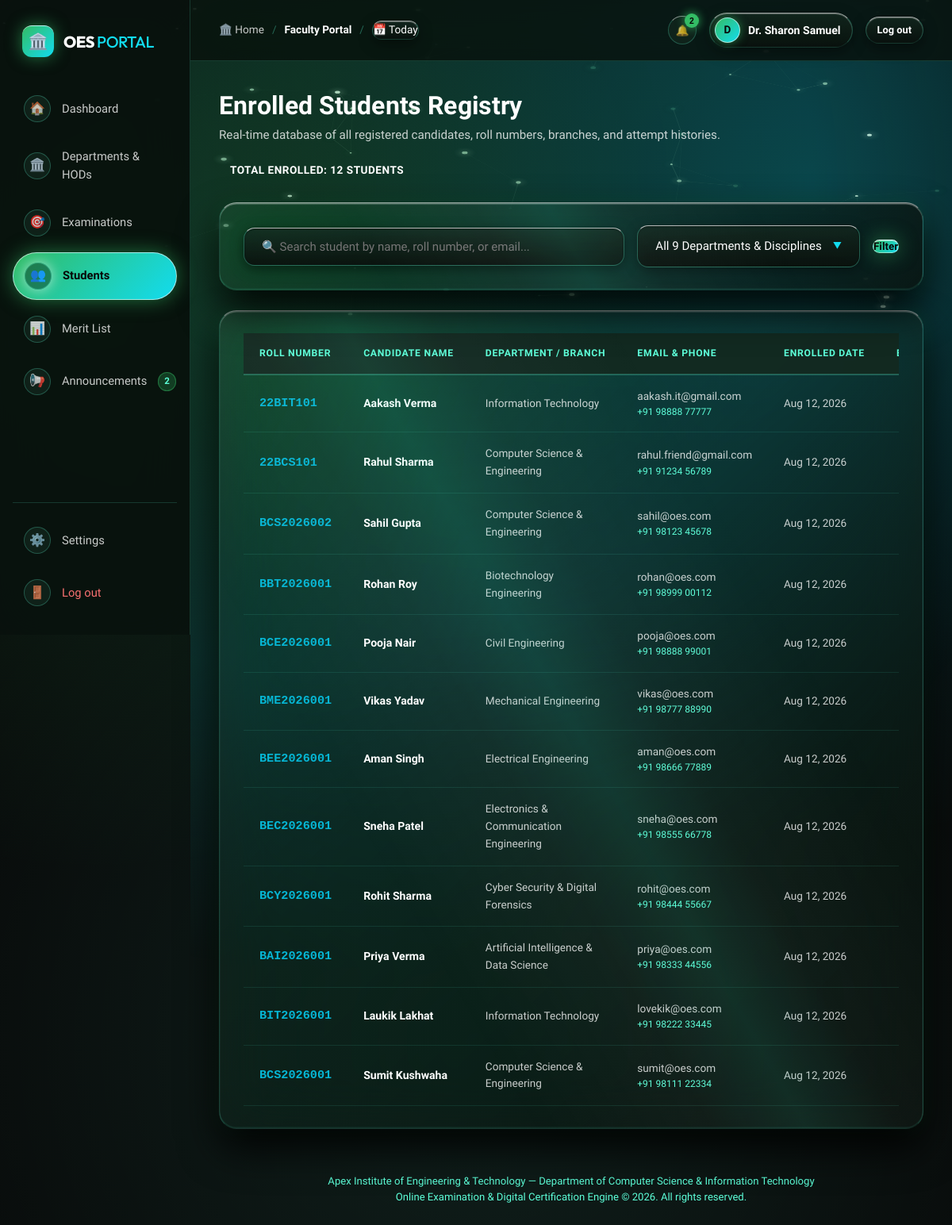
/admin/students (signed in), run on the app's committed database.
### models.py (models this page shows, shortened)
class User(db.Model):
    __tablename__ = "users"
    id = db.Column(db.Integer, primary_key=True)
    name = db.Column(db.String(120), nullable=False)
    roll_no = db.Column(db.String(50), unique=True, nullable=True, index=True)
    department = db.Column(db.String(100), default="Computer Science & Engineering")
    email = db.Column(db.String(120), unique=True, nullable=False, index=True)
    phone = db.Column(db.String(20), nullable=True)
    password_hash = db.Column(db.String(256), nullable=False)
    role = db.Column(db.String(20), default="student")  # 'student' or 'admin'
    is_active = db.Column(db.Boolean, default=True)
    custom_note = db.Column(db.Text, default="Going to the evaluation hall and planning official exams for the semester ahead 🏀")
    note_status = db.Column(db.String(50), default="I'm going")
    note_updated_at = db.Column(db.DateTime, default=datetime.utcnow)
    created_at = db.Column(db.DateTime, default=datetime.utcnow)
    attempts = db.relationship("Attempt", backref="student", lazy="dynamic", cascade="all, delete-orphan")
    @property
    def is_authenticated(self):
        return True
    @property
    def is_admin(self):
        return self.role in ["admin", "superadmin"]
    @property
    def is_superadmin(self):
        return self.role == "superadmin"
    def get_stats(self):
        completed_attempts = self.attempts.filter_by(status="completed").all()
        total_attempts = len(completed_attempts)
        if total_attempts == 0:
            return {
                "total_attempts": 0,
                "passed_attempts": 0,
                "failed_attempts": 0,
                "average_score": 0.0,
                "certificates_earned": 0
            }
        passed = sum(1 for a in completed_attempts if a.is_passed)
        avg_score = sum(a.percentage for a in completed_attempts) / total_attempts
        certs = sum(1 for a in completed_attempts if a.is_passed and a.certificate_id)
        return {
            "total_attempts": total_attempts,
            "passed_attempts": passed,
            "failed_attempts": total_attempts - passed,
            "average_score": round(avg_score, 1),
            "certificates_earned": certs
        }

### routes/admin.py (the view)
@admin_bp.route("/students")
def students():
    search_query = request.args.get("q", "").strip()
    department_filter = request.args.get("dept", "").strip()
    is_super = current_user.is_superadmin
    admin_dept = current_user.department
    query = User.query.filter_by(role="student")
    if not is_super and admin_dept and admin_dept != "All Departments":
        query = query.filter(User.department == admin_dept)
        department_filter = admin_dept
    elif department_filter:
        query = query.filter(User.department == department_filter)
    if search_query:
        query = query.filter(
            (User.name.ilike(f"%{search_query}%")) |
            (User.roll_no.ilike(f"%{search_query}%")) |
            (User.email.ilike(f"%{search_query}%"))
        )
    enrolled_students = query.order_by(User.created_at.desc()).all()
    all_dept_set = {
        "Computer Science & Engineering",
        "Information Technology",
        "Artificial Intelligence & Data Science",
        "Cyber Security & Digital Forensics",
        "Electronics & Communication Engineering",
        "Electrical Engineering",
        "Mechanical Engineering",
        "Civil Engineering",
        "Biotechnology Engineering"
    }
    user_depts = [
        d[0] for d in db.session.query(User.department).filter(User.role == "student", User.department.isnot(None)).distinct() if d[0]
    ]
    all_dept_set.update(user_depts)
    departments = sorted(list(all_dept_set))
    return render_template(
        "admin/students.html",
        students=enrolled_students,
        search_query=search_query,
        department_filter=department_filter,
        departments=departments,
        is_superadmin=is_super,
        admin_department=admin_dept
    )

### models.py (called while the page is built)
    @property
    def time_ago(self):
        now = datetime.utcnow()
        diff = now - self.created_at
        seconds = int(diff.total_seconds())
        if seconds < 60:
            return "Just now"
        elif seconds < 3600:
            return f"{seconds // 60}m ago"
        elif seconds < 86400:
            return f"{seconds // 3600}h ago"
        elif seconds < 604800:
            return f"{seconds // 86400}d ago"
        else:
            return self.created_at.strftime("%b %d, %Y")

### routes/admin.py (called while the page is built)
@admin_bp.before_request
@login_required
def require_admin():
    if not current_user.is_admin:
        flash("Access denied: Faculty or Administrator privileges required.", "danger")
        return redirect(url_for("student.dashboard"))

### templates/admin/students.html (shortened to what this page needs)
{% extends "base.html" %}
{% block content %}
<div class="container">
  <div style="display: flex; align-items: center; justify-content: space-between; margin-bottom: 24px; flex-wrap: wrap; gap: 16px;">
    <div>
      <h1 style="font-size: 2rem;" data-flip-text="Enrolled Students Registry">Enrolled Students Registry</h1>
      <p style="color: var(--text-muted); font-size: 0.95rem;">
        Real-time database of all registered candidates, roll numbers, branches, and attempt histories.
      </p>
    </div>
    <div>
      <span class="badge badge-medium" style="font-size: 0.85rem; padding: 6px 14px;">
        Total Enrolled: {{ students|length }} Students
      </span>
    </div>
  </div>
  <div class="glass-card" style="margin-bottom: 24px; padding: 18px 24px; overflow: visible !important; position: relative; z-index: 200;">
    <form id="filter-form" method="GET" action="{{ url_for('admin.students') }}" style="display: flex; gap: 16px; flex-wrap: wrap; align-items: center;">
      <div style="flex: 1; min-width: 260px;">
        <input
          type="text"
          id="student-search-input"
          name="q"
          class="form-control"
          placeholder="🔍 Search student by name, roll number, or email..."
          value="{{ search_query }}"
        >
      </div>
      <div class="custom-select-wrapper" style="min-width: 280px; position: relative;">
        <div class="custom-select-trigger" id="custom-dept-trigger" tabindex="0">
          <span id="selected-dept-text">{{ department_filter or 'All 9 Departments & Disciplines' }}</span>
          <span class="custom-select-arrow">▼</span>
        </div>
      </div>
      <button type="submit" class="btn btn-primary">Filter</button>
    </form>
  </div>
  <div class="glass-card" style="padding: 0; overflow: hidden;">
    <div class="table-responsive">
      <table class="data-table">
        <thead>
          <tr>
            <th>Roll Number</th>
            <th>Candidate Name</th>
            <th>Department / Branch</th>
            <th>Email & Phone</th>
            <th>Enrolled Date</th>
            <th>Exams Taken</th>
          </tr>
        </thead>
        <tbody>
          {% for s in students %}
            {% set stats = s.get_stats() %}
            <tr class="student-table-row">
              <td>
                <code style="color: #06b6d4; font-weight: 700; font-size: 0.95rem;">{{ s.roll_no or 'N/A' }}</code>
              </td>
              <td>
                <div style="font-weight: 700; color: #ffffff;">{{ s.name }}</div>
              </td>
              <td>
                <span style="font-size: 0.85rem; color: var(--text-muted);">{{ s.department }}</span>
              </td>
              <td>
                <div style="font-size: 0.85rem;">{{ s.email }}</div>
                <div style="font-size: 0.75rem; color: var(--text-dim);">{{ s.phone or 'No phone' }}</div>
              </td>
              <td>
                <span style="font-size: 0.85rem;">{{ s.created_at.strftime('%b %d, %Y') }}</span>
              </td>
              <td>
                <span class="badge badge-medium">{{ stats.total_attempts }}</span>
              </td>
            </tr>
          {% else %}
            <tr>
              <td colspan="9" style="text-align: center; padding: 36px; color: var(--text-dim);">
                No student records found matching your criteria.
              </td>
            </tr>
          {% endfor %}
        </tbody>
      </table>
    </div>
  </div>
</div>
{% endblock %}

### templates/base.html (shortened to what this page needs)
<!DOCTYPE html>
<html lang="en">
<head>
  <link rel="stylesheet" href="{{ url_for('static', filename='css/styles.css') }}">
</head>
<body>
  <canvas id="webgl-canvas"></canvas>
  <div class="app-shell">
    {% if current_user.is_authenticated %}
      <aside class="app-sidebar">
        <div>
          <a href="{{ url_for('main.index') }}" class="sidebar-brand">
            <div class="brand-icon-logo">🏛️</div>
            <div class="brand-title">OES <span>PORTAL</span></div>
          </a>
          <ul class="sidebar-nav">
            {% if current_user.is_admin %}
              <li>
                <a href="{{ url_for('admin.dashboard') }}" class="sidebar-link {% if request.endpoint == 'admin.dashboard' %}active{% endif %}">
                  <div class="nav-icon-pill">🏠</div>
                  <span>Dashboard</span>
                </a>
              </li>
              {% if current_user.is_superadmin %}
                <li>
                  <a href="{{ url_for('admin.departments') }}" class="sidebar-link {% if request.endpoint in ['admin.departments', 'admin.department_detail'] %}active{% endif %}">
                    <div class="nav-icon-pill">🏛️</div>
                    <span>Departments &amp; HODs</span>
                  </a>
                </li>
              {% endif %}
              <li>
                <a href="{{ url_for('admin.exams') }}" class="sidebar-link {% if request.endpoint == 'admin.exams' %}active{% endif %}">
                  <div class="nav-icon-pill">🎯</div>
                  <span>Examinations</span>
                </a>
              </li>
              <li>
                <a href="{{ url_for('admin.students') }}" class="sidebar-link {% if request.endpoint == 'admin.students' %}active{% endif %}">
                  <div class="nav-icon-pill">👥</div>
                  <span>Students</span>
                </a>
              </li>
              <li>
                <a href="{{ url_for('admin.results') }}" class="sidebar-link {% if request.endpoint == 'admin.results' %}active{% endif %}">
                  <div class="nav-icon-pill">📊</div>
                  <span>Merit List</span>
                </a>
              </li>
              <li>
                <a href="{{ url_for('admin.announcements') }}" class="sidebar-link {% if request.endpoint == 'admin.announcements' %}active{% endif %}">
                  <div class="nav-icon-pill">📢</div>
                  <span style="flex: 1;">Announcements</span>
                  {% if unread_notifications_count %}
                    <span class="sidebar-badge-count">{{ unread_notifications_count }}</span>
                  {% endif %}
                </a>
              </li>
            {% endif %}
          </ul>
        </div>
        <div class="sidebar-footer">
          <a href="{{ url_for('auth.profile') }}" class="sidebar-link">
            <div class="nav-icon-pill">⚙️</div>
            <span>Settings</span>
          </a>
          <a href="{{ url_for('auth.logout') }}" class="sidebar-link" style="color: #f87171;">
            <div class="nav-icon-pill" style="color: #f87171;">🚪</div>
            <span>Log out</span>
          </a>
        </div>
      </aside>
    {% endif %}
    <div class="app-main">
      <header class="app-topbar">
        <div class="breadcrumb-box">
          <a href="{{ url_for('main.index') }}">🏛️ Home</a>
          <span class="separator">/</span>
          {% if current_user.is_authenticated %}
            <span class="current">{% if current_user.is_admin %}Faculty Portal{% else %}Dashboard{% endif %}</span>
          {% else %}
            <span class="current">Examination Portal</span>
          {% endif %}
          <span class="separator">/</span>
          <div class="date-pill">
            <span>📅 Today</span>
          </div>
        </div>
        <div class="topbar-right">
          {% if current_user.is_authenticated %}
            <div class="notification-wrapper" style="position: relative;">
              <button type="button" class="btn-icon-round notification-bell-btn" onclick="toggleNotificationDropdown()" title="Notifications & Announcements">
                <span>🔔</span>
                {% if unread_notifications_count %}
                  <span class="bell-unread-dot">{{ unread_notifications_count }}</span>
                {% endif %}
              </button>
            </div>
            <div class="user-avatar-group">
              <div class="avatar-circle">{{ current_user.name[:1] }}</div>
              <span class="user-avatar-name">{{ current_user.name }}</span>
            </div>
            <a href="{{ url_for('auth.logout') }}" class="btn btn-secondary btn-sm">Log out</a>
          {% else %}
            <a href="{{ url_for('auth.login') }}" class="btn btn-secondary btn-sm">Sign In</a>
            <a href="{{ url_for('auth.register') }}" class="btn btn-primary btn-sm">Create Account</a>
          {% endif %}
        </div>
      </header>
      <main class="viewport-content">
        {% block content %}{% endblock %}
      </main>
      <footer style="border-top: 1px solid var(--border-glass); padding: 24px 36px; font-size: 0.82rem; color: var(--text-dim); text-align: center;">
        <p>{{ INSTITUTE_NAME }} — {{ INSTITUTE_SUBTITLE }}</p>
        <p>Online Examination & Digital Certification Engine &copy; 2026. All rights reserved.</p>
      </footer>
    </div>
  </div>
</body>
</html>

### data on the page
User: name "D", name "Dr. Sharon Samuel"
User: roll_no "22BIT101", name "Aakash Verma", department "Information Technology", email "aakash.it@gmail.com", phone "+91 98888 77777", created_at "Aug 12, 2026"
User: roll_no "22BCS101", name "Rahul Sharma", department "Computer Science & Engineering", email "rahul.friend@gmail.com", phone "+91 91234 56789", created_at "Aug 12, 2026"
User: roll_no "BCS2026002", name "Sahil Gupta", department "Computer Science & Engineering", email "sahil@oes.com", phone "+91 98123 45678", created_at "Aug 12, 2026"
User: roll_no "BBT2026001", name "Rohan Roy", department "Biotechnology Engineering", email "rohan@oes.com", phone "+91 98999 00112", created_at "Aug 12, 2026"
User: roll_no "BCE2026001", name "Pooja Nair", department "Civil Engineering", email "pooja@oes.com", phone "+91 98888 99001", created_at "Aug 12, 2026"
User: roll_no "BME2026001", name "Vikas Yadav", department "Mechanical Engineering", email "vikas@oes.com", phone "+91 98777 88990", created_at "Aug 12, 2026"
User: roll_no "BEE2026001", name "Aman Singh", department "Electrical Engineering", email "aman@oes.com", phone "+91 98666 77889", created_at "Aug 12, 2026"
User: roll_no "BEC2026001", name "Sneha Patel", department "Electronics & Communication Engineering", email "sneha@oes.com", phone "+91 98555 66778", created_at "Aug 12, 2026"
User: roll_no "BCY2026001", name "Rohit Sharma", department "Cyber Security & Digital Forensics", email "rohit@oes.com", phone "+91 98444 55667", created_at "Aug 12, 2026"
User: roll_no "BAI2026001", name "Priya Verma", department "Artificial Intelligence & Data Science", email "priya@oes.com", phone "+91 98333 44556", created_at "Aug 12, 2026"
User: roll_no "BIT2026001", name "Laukik Lakhat", department "Information Technology", email "lovekik@oes.com", phone "+91 98222 33445", created_at "Aug 12, 2026"
User: roll_no "BCS2026001", name "Sumit Kushwaha", department "Computer Science & Engineering", email "sumit@oes.com", phone "+91 98111 22334", created_at "Aug 12, 2026"

### other printed values
{{ unread_notifications_count }} "2"
{{ students|length }} "12"
{{ department_filter or 'All 9 Departments & Disciplines' }} "All 9 Departments & Disciplines"
{{ INSTITUTE_NAME }} "Apex Institute of Engineering & Technology"
{{ INSTITUTE_SUBTITLE }} "Department of Computer Science & Information Technology"
